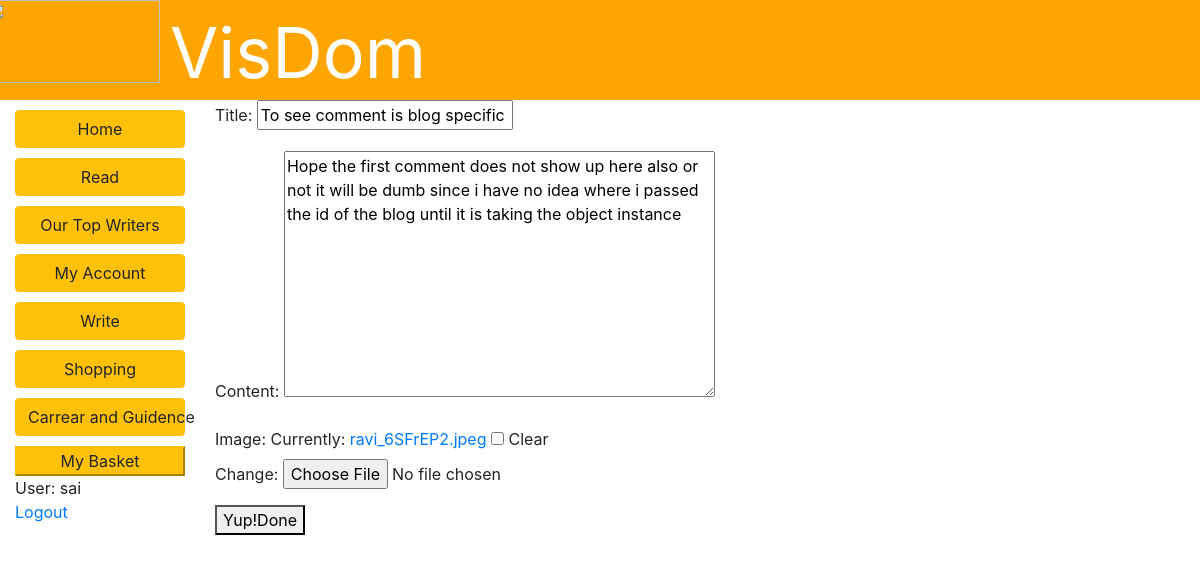
/blog/Blog/update/2 (signed in), run on the app's committed database.
### blog/models.py (models this page shows, shortened)
class Blog(models.Model):
	title=models.CharField(max_length=200)
	author=models.ForeignKey("UserProfile", on_delete=models.SET_NULL, null=True)
	image=models.FileField(null=True,blank=True)
	timestamp=models.DateTimeField(auto_now=False,auto_now_add=True)
	draft=models.BooleanField(default=False)
	publish=models.DateField(auto_now=False,auto_now_add=False)
	content=models.TextField(null=True)
	class Meta:
		ordering = ["-timestamp"]

### blog/views.py (the view)
# urls.py: url(r'^Blog/update/(?P<pk>\d+)$', views.BlogUpdate.as_view(), name='update'),
class BlogUpdate(LoginRequiredMixin,generic.UpdateView):
	model=Blog
	fields=['title','content','image']
	template_name_suffix='_update_form'

### blog/models.py (called while the page is built)
	def __str__(self):
		return self.product

### blog/templates/blog/blog_update_form.html (shortened to what this page needs)
{% extends "base_generic.html" %}
{% block content %}
<form method="POST" action="" enctype="multipart/form-data">
	{{form.as_p}}
	<button type="submit">Yup!Done</button>
</form>
{% endblock %}

### blog/templates/base_generic.html (shortened to what this page needs)
<!DOCTYPE html>
<html lang="en">
<head>
<link rel="stylesheet" href="https://maxcdn.bootstrapcdn.com/bootstrap/4.0.0-alpha.6/css/bootstrap.min.css">
  {% load static %}
</head>
<body >
<header style="background-color:orange ;height: 100px" class="w3-container top row" >
  <div class="col-sm-2 row">
      <img src="https://i.stack.imgur.com/cmkKO.png"  width="100%" height="83px%">
     </div>
<p style="color: white; font-size: 70px;margin-left: 10px">VisDom</p>
</header>
  <div class="container-fluid">
    <div class="row">
      <div class="col-sm-2">
      {% block sidebar %}
      <div class="sidebar-nav">
          <div> <a href="/blog/" style="margin-top:10px;width:100%"  class="btn btn-warning transparent">Home</a></div>
          <div><a style="margin-top:10px;width:100%"  class="btn btn-warning transparent" href="{% url 'blog'%}">Read</a></div>
          <div><a style="margin-top:10px;width:100%"  class="btn btn-warning transparent" href="{% url 'user'%}">Our Top Writers</a></div>
          <div><a style="margin-top:10px;width:100%"  class="btn btn-warning transparent" href="{% url 'profile' %}">My Account</a></div>
          <div><a style="margin-top:10px;width:100%"  class="btn btn-warning transparent" href="{% url 'create' %}">Write</a></div>
          <div><a style="margin-top:10px;width:100%"  class="btn btn-warning transparent" href="{% url 'shop' %}">Shopping</a></div>
          <div><a style="margin-top:10px;width:100%"  class="btn btn-warning transparent" href="#">Carrear and Guidence</a></div>
    {% if user.is_authenticated %}
                    <button class="btn-warning" style="margin-top:10px;width:100%" onclick="alert('{% for cart in user.cart_set.all  %}{{ cart.product }} \n {% endfor %} ')">My Basket</button>
                     <div>User: {{ user.get_username }}</div>
                     <div><a href="{% url 'logout'%}?next={{request.path}}">Logout</a></div>
                   {% else %}
                     <div><a href="{% url 'login'%}?next={{request.path}}">Login</a></div>
   {% endif %}
      </div>
     {% endblock %}
      </div>
      <div class="col-sm-10 ">
      {% block content %}{% endblock %}
      </div>
    </div>
  </div>
</body>
</html>

### data on the page
Blog: title "To see comment is blog specific", content "Hope the first comment does not show up here also or not it will be dumb since i have no idea where i passed the id of the blog until it is taking the object instance"

### other printed values
{{ user.get_username }} "sai"
